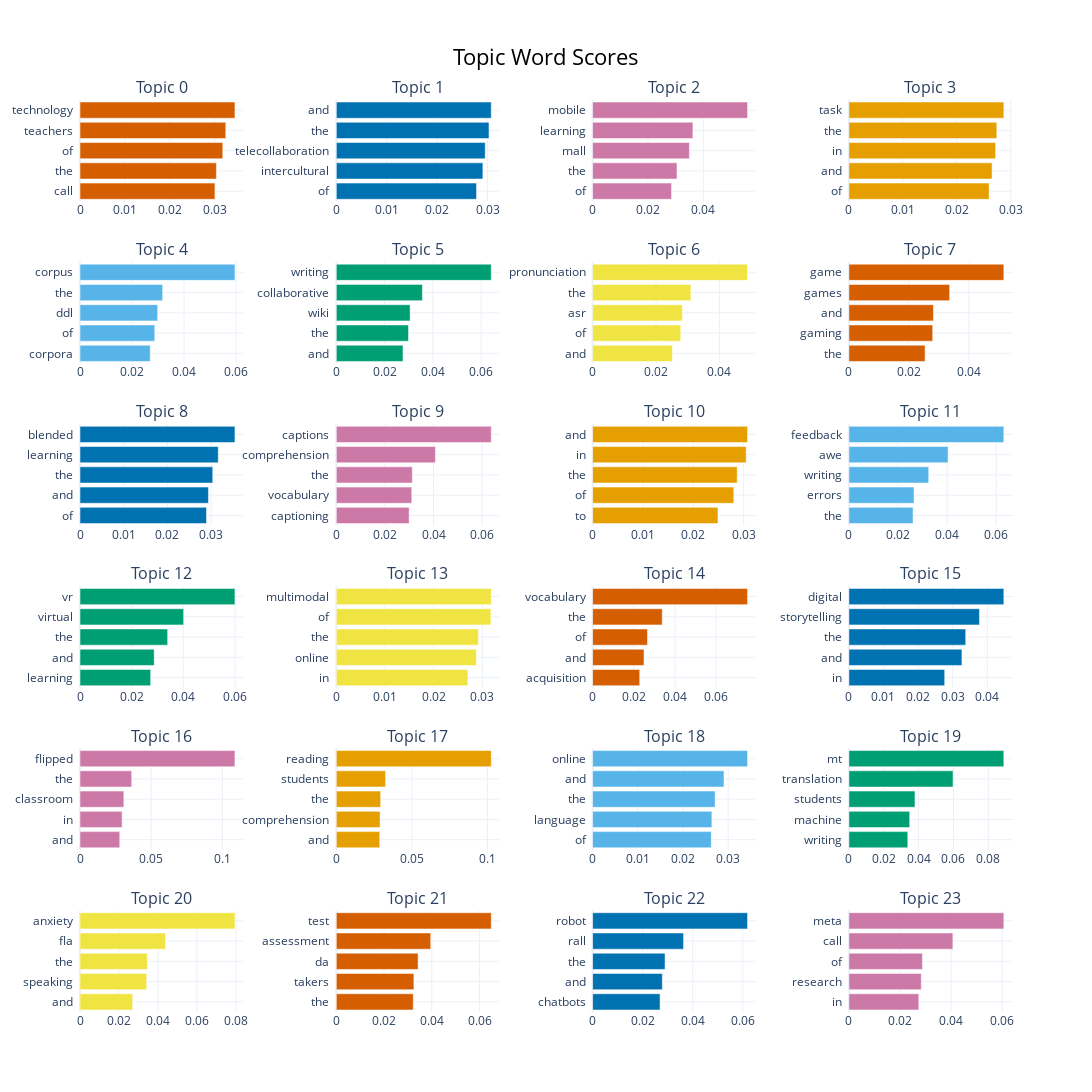

Notebook cell for this chart:
### Code cell
topics_to_include = list(range(0, 24))
model.visualize_barchart(topics= topics_to_include, width=300)

### Figure 1 — Plotly figure (JSON) as saved in the notebook; plotly's stock layout.template omitted (floating-point values rounded to 4 significant figures)
{"data": [{"marker": {"color": "#D55E00"}, "orientation": "h", "type": "bar", "x": [0.03001, 0.03033, 0.03176, 0.03242, 0.03446], "xaxis": "x", "y": ["call  ", "the  ", "of  ", "teachers  ", "technology  "], "yaxis": "y"}, {"marker": {"color": "#0072B2"}, "orientation": "h", "type": "bar", "x": [0.02782, 0.02908, 0.02955, 0.03029, 0.03074], "xaxis": "x2", "y": ["of  ", "intercultural  ", "telecollaboration  ", "the  ", "and  "], "yaxis": "y2"}, {"marker": {"color": "#CC79A7"}, "orientation": "h", "type": "bar", "x": [0.02851, 0.03048, 0.03496, 0.03623, 0.05597], "xaxis": "x3", "y": ["of  ", "the  ", "mall  ", "learning  ", "mobile  "], "yaxis": "y3"}, {"marker": {"color": "#E69F00"}, "orientation": "h", "type": "bar", "x": [0.02598, 0.02653, 0.02718, 0.02741, 0.02871], "xaxis": "x4", "y": ["of  ", "and  ", "in  ", "the  ", "task  "], "yaxis": "y4"}, {"marker": {"color": "#56B4E9"}, "orientation": "h", "type": "bar", "x": [0.02699, 0.02874, 0.02985, 0.03176, 0.05955], "xaxis": "x5", "y": ["corpora  ", "of  ", "ddl  ", "the  ", "corpus  "], "yaxis": "y5"}, {"marker": {"color": "#009E73"}, "orientation": "h", "type": "bar", "x": [0.02764, 0.02992, 0.0306, 0.03567, 0.0642], "xaxis": "x6", "y": ["and  ", "the  ", "wiki  ", "collaborative  ", "writing  "], "yaxis": "y6"}, {"marker": {"color": "#F0E442"}, "orientation": "h", "type": "bar", "x": [0.02517, 0.0278, 0.02833, 0.031, 0.04887], "xaxis": "x7", "y": ["and  ", "of  ", "asr  ", "the  ", "pronunciation  "], "yaxis": "y7"}, {"marker": {"color": "#D55E00"}, "orientation": "h", "type": "bar", "x": [0.02541, 0.02795, 0.02819, 0.03359, 0.05168], "xaxis": "x8", "y": ["the  ", "gaming  ", "and  ", "games  ", "game  "], "yaxis": "y8"}, {"marker": {"color": "#0072B2"}, "orientation": "h", "type": "bar", "x": [0.02893, 0.02938, 0.03036, 0.03162, 0.03544], "xaxis": "x9", "y": ["of  ", "and  ", "the  ", "learning  ", "blended  "], "yaxis": "y9"}, {"marker": {"color": "#CC79A7"}, "orientation": "h", "type": "bar", "x": [0.02995, 0.03105, 0.03127, 0.04077, 0.06374], "xaxis": "x10", "y": ["captioning  ", "vocabulary  ", "the  ", "comprehension  ", "captions  "], "yaxis": "y10"}, {"marker": {"color": "#E69F00"}, "orientation": "h", "type": "bar", "x": [0.0249, 0.02805, 0.02872, 0.03049, 0.03077], "xaxis": "x11", "y": ["to  ", "of  ", "the  ", "in  ", "and  "], "yaxis": "y11"}, {"marker": {"color": "#56B4E9"}, "orientation": "h", "type": "bar", "x": [0.02613, 0.02652, 0.03249, 0.04039, 0.0631], "xaxis": "x12", "y": ["the  ", "errors  ", "writing  ", "awe  ", "feedback  "], "yaxis": "y12"}, {"marker": {"color": "#009E73"}, "orientation": "h", "type": "bar", "x": [0.02736, 0.02874, 0.03394, 0.04014, 0.06001], "xaxis": "x13", "y": ["learning  ", "and  ", "the  ", "virtual  ", "vr  "], "yaxis": "y13"}, {"marker": {"color": "#F0E442"}, "orientation": "h", "type": "bar", "x": [0.02703, 0.02876, 0.02918, 0.03174, 0.03182], "xaxis": "x14", "y": ["in  ", "online  ", "the  ", "of  ", "multimodal  "], "yaxis": "y14"}, {"marker": {"color": "#D55E00"}, "orientation": "h", "type": "bar", "x": [0.0229, 0.025, 0.02668, 0.03384, 0.07531], "xaxis": "x15", "y": ["acquisition  ", "and  ", "of  ", "the  ", "vocabulary  "], "yaxis": "y15"}, {"marker": {"color": "#0072B2"}, "orientation": "h", "type": "bar", "x": [0.02769, 0.03267, 0.03376, 0.03773, 0.04479], "xaxis": "x16", "y": ["in  ", "and  ", "the  ", "storytelling  ", "digital  "], "yaxis": "y16"}, {"marker": {"color": "#CC79A7"}, "orientation": "h", "type": "bar", "x": [0.02791, 0.02957, 0.0308, 0.03631, 0.1088], "xaxis": "x17", "y": ["and  ", "in  ", "classroom  ", "the  ", "flipped  "], "yaxis": "y17"}, {"marker": {"color": "#E69F00"}, "orientation": "h", "type": "bar", "x": [0.02874, 0.02893, 0.02932, 0.03257, 0.1025], "xaxis": "x18", "y": ["and  ", "comprehension  ", "the  ", "students  ", "reading  "], "yaxis": "y18"}, {"marker": {"color": "#56B4E9"}, "orientation": "h", "type": "bar", "x": [0.02627, 0.0264, 0.02713, 0.02908, 0.0343], "xaxis": "x19", "y": ["of  ", "language  ", "the  ", "and  ", "online  "], "yaxis": "y19"}, {"marker": {"color": "#009E73"}, "orientation": "h", "type": "bar", "x": [0.03381, 0.03488, 0.03793, 0.05975, 0.08892], "xaxis": "x20", "y": ["writing  ", "machine  ", "students  ", "translation  ", "mt  "], "yaxis": "y20"}, {"marker": {"color": "#F0E442"}, "orientation": "h", "type": "bar", "x": [0.02702, 0.0342, 0.03453, 0.04388, 0.07947], "xaxis": "x21", "y": ["and  ", "speaking  ", "the  ", "fla  ", "anxiety  "], "yaxis": "y21"}, {"marker": {"color": "#D55E00"}, "orientation": "h", "type": "bar", "x": [0.03225, 0.0325, 0.03426, 0.03955, 0.0649], "xaxis": "x22", "y": ["the  ", "takers  ", "da  ", "assessment  ", "test  "], "yaxis": "y22"}, {"marker": {"color": "#0072B2"}, "orientation": "h", "type": "bar", "x": [0.02695, 0.02786, 0.02894, 0.03634, 0.0619], "xaxis": "x23", "y": ["chatbots  ", "and  ", "the  ", "rall  ", "robot  "], "yaxis": "y23"}, {"marker": {"color": "#CC79A7"}, "orientation": "h", "type": "bar", "x": [0.02736, 0.02831, 0.02877, 0.04069, 0.06063], "xaxis": "x24", "y": ["in  ", "research  ", "of  ", "call  ", "meta  "], "yaxis": "y24"}], "layout": {"annotations": [{"font": {"size": 16}, "showarrow": false, "text": "Topic 0", "x": 0.0875, "xanchor": "center", "xref": "paper", "y": 1, "yanchor": "bottom", "yref": "paper"}, {"font": {"size": 16}, "showarrow": false, "text": "Topic 1", "x": 0.3625, "xanchor": "center", "xref": "paper", "y": 1, "yanchor": "bottom", "yref": "paper"}, {"font": {"size": 16}, "showarrow": false, "text": "Topic 2", "x": 0.6375, "xanchor": "center", "xref": "paper", "y": 1, "yanchor": "bottom", "yref": "paper"}, {"font": {"size": 16}, "showarrow": false, "text": "Topic 3", "x": 0.9125, "xanchor": "center", "xref": "paper", "y": 1, "yanchor": "bottom", "yref": "paper"}, {"font": {"size": 16}, "showarrow": false, "text": "Topic 4", "x": 0.0875, "xanchor": "center", "xref": "paper", "y": 0.8222, "yanchor": "bottom", "yref": "paper"}, {"font": {"size": 16}, "showarrow": false, "text": "Topic 5", "x": 0.3625, "xanchor": "center", "xref": "paper", "y": 0.8222, "yanchor": "bottom", "yref": "paper"}, {"font": {"size": 16}, "showarrow": false, "text": "Topic 6", "x": 0.6375, "xanchor": "center", "xref": "paper", "y": 0.8222, "yanchor": "bottom", "yref": "paper"}, {"font": {"size": 16}, "showarrow": false, "text": "Topic 7", "x": 0.9125, "xanchor": "center", "xref": "paper", "y": 0.8222, "yanchor": "bottom", "yref": "paper"}, {"font": {"size": 16}, "showarrow": false, "text": "Topic 8", "x": 0.0875, "xanchor": "center", "xref": "paper", "y": 0.6444, "yanchor": "bottom", "yref": "paper"}, {"font": {"size": 16}, "showarrow": false, "text": "Topic 9", "x": 0.3625, "xanchor": "center", "xref": "paper", "y": 0.6444, "yanchor": "bottom", "yref": "paper"}, {"font": {"size": 16}, "showarrow": false, "text": "Topic 10", "x": 0.6375, "xanchor": "center", "xref": "paper", "y": 0.6444, "yanchor": "bottom", "yref": "paper"}, {"font": {"size": 16}, "showarrow": false, "text": "Topic 11", "x": 0.9125, "xanchor": "center", "xref": "paper", "y": 0.6444, "yanchor": "bottom", "yref": "paper"}, {"font": {"size": 16}, "showarrow": false, "text": "Topic 12", "x": 0.0875, "xanchor": "center", "xref": "paper", "y": 0.4667, "yanchor": "bottom", "yref": "paper"}, {"font": {"size": 16}, "showarrow": false, "text": "Topic 13", "x": 0.3625, "xanchor": "center", "xref": "paper", "y": 0.4667, "yanchor": "bottom", "yref": "paper"}, {"font": {"size": 16}, "showarrow": false, "text": "Topic 14", "x": 0.6375, "xanchor": "center", "xref": "paper", "y": 0.4667, "yanchor": "bottom", "yref": "paper"}, {"font": {"size": 16}, "showarrow": false, "text": "Topic 15", "x": 0.9125, "xanchor": "center", "xref": "paper", "y": 0.4667, "yanchor": "bottom", "yref": "paper"}, {"font": {"size": 16}, "showarrow": false, "text": "Topic 16", "x": 0.0875, "xanchor": "center", "xref": "paper", "y": 0.2889, "yanchor": "bottom", "yref": "paper"}, {"font": {"size": 16}, "showarrow": false, "text": "Topic 17", "x": 0.3625, "xanchor": "center", "xref": "paper", "y": 0.2889, "yanchor": "bottom", "yref": "paper"}, {"font": {"size": 16}, "showarrow": false, "text": "Topic 18", "x": 0.6375, "xanchor": "center", "xref": "paper", "y": 0.2889, "yanchor": "bottom", "yref": "paper"}, {"font": {"size": 16}, "showarrow": false, "text": "Topic 19", "x": 0.9125, "xanchor": "center", "xref": "paper", "y": 0.2889, "yanchor": "bottom", "yref": "paper"}, {"font": {"size": 16}, "showarrow": false, "text": "Topic 20", "x": 0.0875, "xanchor": "center", "xref": "paper", "y": 0.1111, "yanchor": "bottom", "yref": "paper"}, {"font": {"size": 16}, "showarrow": false, "text": "Topic 21", "x": 0.3625, "xanchor": "center", "xref": "paper", "y": 0.1111, "yanchor": "bottom", "yref": "paper"}, {"font": {"size": 16}, "showarrow": false, "text": "Topic 22", "x": 0.6375, "xanchor": "center", "xref": "paper", "y": 0.1111, "yanchor": "bottom", "yref": "paper"}, {"font": {"size": 16}, "showarrow": false, "text": "Topic 23", "x": 0.9125, "xanchor": "center", "xref": "paper", "y": 0.1111, "yanchor": "bottom", "yref": "paper"}], "height": 1500, "hoverlabel": {"bgcolor": "white", "font": {"family": "Rockwell", "size": 16}}, "showlegend": false, "title": {"font": {"color": "Black", "size": 22}, "text": "Topic Word Scores", "x": 0.5, "xanchor": "center", "yanchor": "top"}, "width": 1200, "xaxis": {"anchor": "y", "domain": [0, 0.175], "showgrid": true}, "xaxis10": {"anchor": "y10", "domain": [0.275, 0.45], "showgrid": true}, "xaxis11": {"anchor": "y11", "domain": [0.55, 0.725], "showgrid": true}, "xaxis12": {"anchor": "y12", "domain": [0.825, 1], "showgrid": true}, "xaxis13": {"anchor": "y13", "domain": [0, 0.175], "showgrid": true}, "xaxis14": {"anchor": "y14", "domain": [0.275, 0.45], "showgrid": true}, "xaxis15": {"anchor": "y15", "domain": [0.55, 0.725], "showgrid": true}, "xaxis16": {"anchor": "y16", "domain": [0.825, 1], "showgrid": true}, "xaxis17": {"anchor": "y17", "domain": [0, 0.175], "showgrid": true}, "xaxis18": {"anchor": "y18", "domain": [0.275, 0.45], "showgrid": true}, "xaxis19": {"anchor": "y19", "domain": [0.55, 0.725], "showgrid": true}, "xaxis2": {"anchor": "y2", "domain": [0.275, 0.45], "showgrid": true}, "xaxis20": {"anchor": "y20", "domain": [0.825, 1], "showgrid": true}, "xaxis21": {"anchor": "y21", "domain": [0, 0.175], "showgrid": true}, "xaxis22": {"anchor": "y22", "domain": [0.275, 0.45], "showgrid": true}, "xaxis23": {"anchor": "y23", "domain": [0.55, 0.725], "showgrid": true}, "xaxis24": {"anchor": "y24", "domain": [0.825, 1], "showgrid": true}, "xaxis3": {"anchor": "y3", "domain": [0.55, 0.725], "showgrid": true}, "xaxis4": {"anchor": "y4", "domain": [0.825, 1], "showgrid": true}, "xaxis5": {"anchor": "y5", "domain": [0, 0.175], "showgrid": true}, "xaxis6": {"anchor": "y6", "domain": [0.275, 0.45], "showgrid": true}, "xaxis7": {"anchor": "y7", "domain": [0.55, 0.725], "showgrid": true}, "xaxis8": {"anchor": "y8", "domain": [0.825, 1], "showgrid": true}, "xaxis9": {"anchor": "y9", "domain": [0, 0.175], "showgrid": true}, "yaxis": {"anchor": "x", "domain": [0.8889, 1], "showgrid": true}, "yaxis10": {"anchor": "x10", "domain": [0.5333, 0.6444], "showgrid": true}, "yaxis11": {"anchor": "x11", "domain": [0.5333, 0.6444], "showgrid": true}, "yaxis12": {"anchor": "x12", "domain": [0.5333, 0.6444], "showgrid": true}, "yaxis13": {"anchor": "x13", "domain": [0.3556, 0.4667], "showgrid": true}, "yaxis14": {"anchor": "x14", "domain": [0.3556, 0.4667], "showgrid": true}, "yaxis15": {"anchor": "x15", "domain": [0.3556, 0.4667], "showgrid": true}, "yaxis16": {"anchor": "x16", "domain": [0.3556, 0.4667], "showgrid": true}, "yaxis17": {"anchor": "x17", "domain": [0.1778, 0.2889], "showgrid": true}, "yaxis18": {"anchor": "x18", "domain": [0.1778, 0.2889], "showgrid": true}, "yaxis19": {"anchor": "x19", "domain": [0.1778, 0.2889], "showgrid": true}, "yaxis2": {"anchor": "x2", "domain": [0.8889, 1], "showgrid": true}, "yaxis20": {"anchor": "x20", "domain": [0.1778, 0.2889], "showgrid": true}, "yaxis21": {"anchor": "x21", "domain": [0, 0.1111], "showgrid": true}, "yaxis22": {"anchor": "x22", "domain": [0, 0.1111], "showgrid": true}, "yaxis23": {"anchor": "x23", "domain": [0, 0.1111], "showgrid": true}, "yaxis24": {"anchor": "x24", "domain": [0, 0.1111], "showgrid": true}, "yaxis3": {"anchor": "x3", "domain": [0.8889, 1], "showgrid": true}, "yaxis4": {"anchor": "x4", "domain": [0.8889, 1], "showgrid": true}, "yaxis5": {"anchor": "x5", "domain": [0.7111, 0.8222], "showgrid": true}, "yaxis6": {"anchor": "x6", "domain": [0.7111, 0.8222], "showgrid": true}, "yaxis7": {"anchor": "x7", "domain": [0.7111, 0.8222], "showgrid": true}, "yaxis8": {"anchor": "x8", "domain": [0.7111, 0.8222], "showgrid": true}, "yaxis9": {"anchor": "x9", "domain": [0.5333, 0.6444], "showgrid": true}}}
